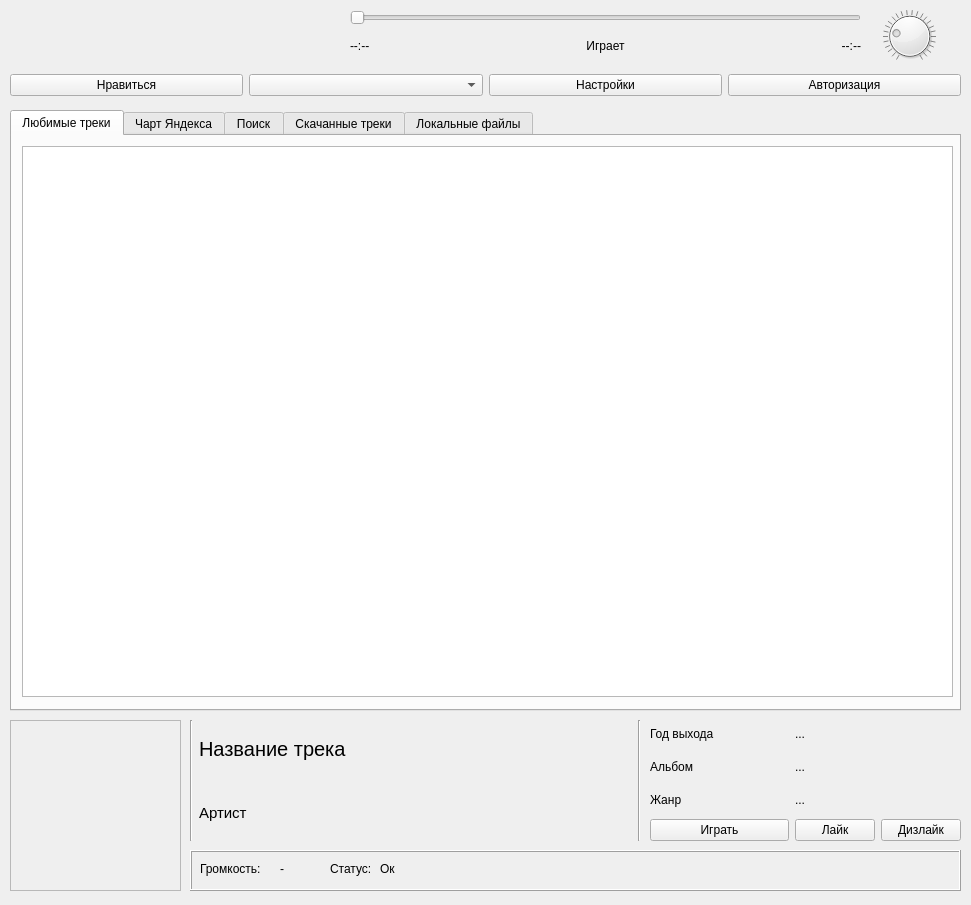
<?xml version="1.0" encoding="UTF-8"?>
<ui version="4.0">
 <class>MainWindow</class>
 <widget class="QMainWindow" name="MainWindow">
  <property name="enabled">
   <bool>true</bool>
  </property>
  <property name="geometry">
   <rect>
    <x>0</x>
    <y>0</y>
    <width>971</width>
    <height>905</height>
   </rect>
  </property>
  <property name="windowTitle">
   <string notr="true">Yandex music player</string>
  </property>
  <property name="windowIcon">
   <iconset>
    <normaloff>icon/music.png</normaloff>icon/music.png</iconset>
  </property>
  <widget class="QWidget" name="centralwidget">
   <widget class="QWidget" name="horizontalLayoutWidget">
    <property name="geometry">
     <rect>
      <x>10</x>
      <y>10</y>
      <width>336</width>
      <height>58</height>
     </rect>
    </property>
    <layout class="QHBoxLayout" name="horizontalLayout">
     <item>
      <widget class="QPushButton" name="back">
       <property name="text">
        <string/>
       </property>
       <property name="icon">
        <iconset>
         <normaloff>icon/back.png</normaloff>icon/back.png</iconset>
       </property>
       <property name="iconSize">
        <size>
         <width>50</width>
         <height>50</height>
        </size>
       </property>
       <property name="flat">
        <bool>true</bool>
       </property>
      </widget>
     </item>
     <item>
      <widget class="QPushButton" name="stop">
       <property name="text">
        <string/>
       </property>
       <property name="icon">
        <iconset>
         <normaloff>icon/stop.png</normaloff>icon/stop.png</iconset>
       </property>
       <property name="iconSize">
        <size>
         <width>50</width>
         <height>50</height>
        </size>
       </property>
       <property name="flat">
        <bool>true</bool>
       </property>
      </widget>
     </item>
     <item>
      <widget class="QPushButton" name="play">
       <property name="focusPolicy">
        <enum>Qt::TabFocus</enum>
       </property>
       <property name="text">
        <string/>
       </property>
       <property name="icon">
        <iconset>
         <normaloff>icon/play.png</normaloff>icon/play.png</iconset>
       </property>
       <property name="iconSize">
        <size>
         <width>50</width>
         <height>50</height>
        </size>
       </property>
       <property name="checkable">
        <bool>false</bool>
       </property>
       <property name="flat">
        <bool>true</bool>
       </property>
      </widget>
     </item>
     <item>
      <widget class="QPushButton" name="pause">
       <property name="text">
        <string/>
       </property>
       <property name="icon">
        <iconset>
         <normaloff>icon/pause.png</normaloff>icon/pause.png</iconset>
       </property>
       <property name="iconSize">
        <size>
         <width>50</width>
         <height>50</height>
        </size>
       </property>
       <property name="flat">
        <bool>true</bool>
       </property>
      </widget>
     </item>
     <item>
      <widget class="QPushButton" name="forward">
       <property name="text">
        <string/>
       </property>
       <property name="icon">
        <iconset>
         <normaloff>icon/forward.png</normaloff>icon/forward.png</iconset>
       </property>
       <property name="iconSize">
        <size>
         <width>50</width>
         <height>50</height>
        </size>
       </property>
       <property name="flat">
        <bool>true</bool>
       </property>
      </widget>
     </item>
    </layout>
   </widget>
   <widget class="QTabWidget" name="tabWidget">
    <property name="geometry">
     <rect>
      <x>10</x>
      <y>110</y>
      <width>951</width>
      <height>601</height>
     </rect>
    </property>
    <property name="currentIndex">
     <number>0</number>
    </property>
    <widget class="QWidget" name="love">
     <attribute name="title">
      <string>Любимые треки</string>
     </attribute>
     <widget class="QListWidget" name="love_track">
      <property name="geometry">
       <rect>
        <x>10</x>
        <y>10</y>
        <width>931</width>
        <height>551</height>
       </rect>
      </property>
     </widget>
    </widget>
    <widget class="QWidget" name="playlist_chart">
     <attribute name="title">
      <string>Чарт Яндекса</string>
     </attribute>
     <widget class="QListWidget" name="list_chart">
      <property name="geometry">
       <rect>
        <x>10</x>
        <y>10</y>
        <width>931</width>
        <height>551</height>
       </rect>
      </property>
     </widget>
    </widget>
    <widget class="QWidget" name="tab_3">
     <attribute name="title">
      <string>Поиск</string>
     </attribute>
     <widget class="QPushButton" name="pushButton_2">
      <property name="geometry">
       <rect>
        <x>838</x>
        <y>10</y>
        <width>101</width>
        <height>31</height>
       </rect>
      </property>
      <property name="text">
       <string>Поиск</string>
      </property>
     </widget>
     <widget class="QTextEdit" name="textEdit">
      <property name="geometry">
       <rect>
        <x>10</x>
        <y>10</y>
        <width>821</width>
        <height>31</height>
       </rect>
      </property>
     </widget>
     <widget class="QListWidget" name="listWidget">
      <property name="geometry">
       <rect>
        <x>10</x>
        <y>50</y>
        <width>931</width>
        <height>511</height>
       </rect>
      </property>
     </widget>
    </widget>
    <widget class="QWidget" name="tab">
     <attribute name="title">
      <string>Скачанные треки</string>
     </attribute>
    </widget>
    <widget class="QWidget" name="tab_2">
     <attribute name="title">
      <string>Локальные файлы</string>
     </attribute>
    </widget>
   </widget>
   <widget class="QWidget" name="horizontalLayoutWidget_3">
    <property name="geometry">
     <rect>
      <x>10</x>
      <y>70</y>
      <width>951</width>
      <height>31</height>
     </rect>
    </property>
    <layout class="QHBoxLayout" name="horizontalLayout_3">
     <item>
      <widget class="QPushButton" name="like">
       <property name="text">
        <string>Нравиться</string>
       </property>
      </widget>
     </item>
     <item>
      <widget class="QComboBox" name="add_playlist"/>
     </item>
     <item>
      <widget class="QPushButton" name="settings">
       <property name="text">
        <string>Настройки</string>
       </property>
       <property name="icon">
        <iconset>
         <normaloff>icon/setting.png</normaloff>icon/setting.png</iconset>
       </property>
      </widget>
     </item>
     <item>
      <widget class="QPushButton" name="auth_yandex">
       <property name="text">
        <string>Авторизация</string>
       </property>
      </widget>
     </item>
    </layout>
   </widget>
   <widget class="QWidget" name="gridLayoutWidget_2">
    <property name="geometry">
     <rect>
      <x>350</x>
      <y>10</y>
      <width>511</width>
      <height>51</height>
     </rect>
    </property>
    <layout class="QGridLayout" name="gridLayout_2">
     <item row="1" column="0">
      <widget class="QLabel" name="pos_track">
       <property name="text">
        <string>--:--</string>
       </property>
      </widget>
     </item>
     <item row="1" column="1">
      <widget class="QLabel" name="label_track">
       <property name="frameShadow">
        <enum>QFrame::Plain</enum>
       </property>
       <property name="text">
        <string>Играет</string>
       </property>
       <property name="alignment">
        <set>Qt::AlignCenter</set>
       </property>
      </widget>
     </item>
     <item row="1" column="2">
      <widget class="QLabel" name="max_track">
       <property name="text">
        <string>--:--</string>
       </property>
       <property name="alignment">
        <set>Qt::AlignRight|Qt::AlignTrailing|Qt::AlignVCenter</set>
       </property>
      </widget>
     </item>
     <item row="0" column="0" colspan="3">
      <widget class="QSlider" name="pos_player">
       <property name="maximum">
        <number>100</number>
       </property>
       <property name="orientation">
        <enum>Qt::Horizontal</enum>
       </property>
      </widget>
     </item>
    </layout>
   </widget>
   <widget class="QWidget" name="gridLayoutWidget_4">
    <property name="geometry">
     <rect>
      <x>650</x>
      <y>720</y>
      <width>311</width>
      <height>121</height>
     </rect>
    </property>
    <layout class="QGridLayout" name="gridLayout_4">
     <item row="1" column="0">
      <widget class="QLabel" name="label_3">
       <property name="text">
        <string>Альбом</string>
       </property>
      </widget>
     </item>
     <item row="3" column="0">
      <layout class="QVBoxLayout" name="verticalLayout_3">
       <item>
        <widget class="QPushButton" name="play_set_track">
         <property name="text">
          <string>Играть</string>
         </property>
        </widget>
       </item>
      </layout>
     </item>
     <item row="3" column="1">
      <layout class="QGridLayout" name="gridLayout_5">
       <item row="0" column="1">
        <widget class="QPushButton" name="pushButton">
         <property name="text">
          <string>Дизлайк</string>
         </property>
        </widget>
       </item>
       <item row="0" column="0">
        <widget class="QPushButton" name="like_set_track">
         <property name="text">
          <string>Лайк</string>
         </property>
        </widget>
       </item>
      </layout>
     </item>
     <item row="1" column="1">
      <widget class="QLabel" name="album_titile">
       <property name="text">
        <string>...</string>
       </property>
      </widget>
     </item>
     <item row="2" column="1">
      <widget class="QLabel" name="genere">
       <property name="text">
        <string>...</string>
       </property>
      </widget>
     </item>
     <item row="2" column="0">
      <widget class="QLabel" name="label_4">
       <property name="text">
        <string>Жанр</string>
       </property>
      </widget>
     </item>
     <item row="0" column="1">
      <widget class="QLabel" name="year_track">
       <property name="text">
        <string>...</string>
       </property>
      </widget>
     </item>
     <item row="0" column="0">
      <widget class="QLabel" name="label">
       <property name="text">
        <string>Год выхода</string>
       </property>
      </widget>
     </item>
    </layout>
   </widget>
   <widget class="QWidget" name="gridLayoutWidget_3">
    <property name="geometry">
     <rect>
      <x>190</x>
      <y>720</y>
      <width>451</width>
      <height>121</height>
     </rect>
    </property>
    <layout class="QGridLayout" name="gridLayout_3">
     <item row="0" column="1">
      <widget class="QLabel" name="name_set_track">
       <property name="font">
        <font>
         <pointsize>15</pointsize>
        </font>
       </property>
       <property name="text">
        <string>Название трека</string>
       </property>
      </widget>
     </item>
     <item row="1" column="1">
      <widget class="QLabel" name="artist_set_track">
       <property name="font">
        <font>
         <pointsize>11</pointsize>
        </font>
       </property>
       <property name="text">
        <string>Артист</string>
       </property>
      </widget>
     </item>
     <item row="0" column="2" rowspan="2">
      <widget class="Line" name="line_5">
       <property name="orientation">
        <enum>Qt::Vertical</enum>
       </property>
      </widget>
     </item>
     <item row="0" column="0" rowspan="2">
      <widget class="Line" name="line">
       <property name="orientation">
        <enum>Qt::Vertical</enum>
       </property>
      </widget>
     </item>
    </layout>
   </widget>
   <widget class="QWidget" name="verticalLayoutWidget">
    <property name="geometry">
     <rect>
      <x>859</x>
      <y>10</y>
      <width>101</width>
      <height>52</height>
     </rect>
    </property>
    <layout class="QVBoxLayout" name="verticalLayout_2">
     <item>
      <widget class="QDial" name="vol">
       <property name="maximum">
        <number>100</number>
       </property>
       <property name="singleStep">
        <number>1</number>
       </property>
       <property name="pageStep">
        <number>0</number>
       </property>
       <property name="value">
        <number>24</number>
       </property>
       <property name="sliderPosition">
        <number>24</number>
       </property>
       <property name="tracking">
        <bool>true</bool>
       </property>
       <property name="invertedAppearance">
        <bool>false</bool>
       </property>
       <property name="invertedControls">
        <bool>false</bool>
       </property>
       <property name="wrapping">
        <bool>false</bool>
       </property>
       <property name="notchesVisible">
        <bool>true</bool>
       </property>
      </widget>
     </item>
    </layout>
   </widget>
   <widget class="QFrame" name="frame">
    <property name="geometry">
     <rect>
      <x>190</x>
      <y>850</y>
      <width>771</width>
      <height>41</height>
     </rect>
    </property>
    <property name="frameShape">
     <enum>QFrame::Box</enum>
    </property>
    <property name="frameShadow">
     <enum>QFrame::Raised</enum>
    </property>
    <widget class="QLabel" name="label_2">
     <property name="geometry">
      <rect>
       <x>10</x>
       <y>10</y>
       <width>81</width>
       <height>17</height>
      </rect>
     </property>
     <property name="text">
      <string>Громкость:</string>
     </property>
    </widget>
    <widget class="QLabel" name="vol_label">
     <property name="geometry">
      <rect>
       <x>90</x>
       <y>10</y>
       <width>41</width>
       <height>17</height>
      </rect>
     </property>
     <property name="text">
      <string>-</string>
     </property>
    </widget>
    <widget class="QLabel" name="label_5">
     <property name="geometry">
      <rect>
       <x>140</x>
       <y>10</y>
       <width>51</width>
       <height>17</height>
      </rect>
     </property>
     <property name="text">
      <string>Статус:</string>
     </property>
    </widget>
    <widget class="QLabel" name="staus_app">
     <property name="geometry">
      <rect>
       <x>190</x>
       <y>10</y>
       <width>341</width>
       <height>17</height>
      </rect>
     </property>
     <property name="text">
      <string>Ок</string>
     </property>
    </widget>
   </widget>
   <widget class="QFrame" name="frame_2">
    <property name="geometry">
     <rect>
      <x>10</x>
      <y>720</y>
      <width>171</width>
      <height>171</height>
     </rect>
    </property>
    <property name="frameShape">
     <enum>QFrame::StyledPanel</enum>
    </property>
    <property name="frameShadow">
     <enum>QFrame::Raised</enum>
    </property>
    <widget class="QLabel" name="image">
     <property name="geometry">
      <rect>
       <x>0</x>
       <y>0</y>
       <width>171</width>
       <height>171</height>
      </rect>
     </property>
     <property name="text">
      <string/>
     </property>
    </widget>
   </widget>
  </widget>
  <action name="show_login">
   <property name="text">
    <string>Авторизация</string>
   </property>
  </action>
  <action name="action_2">
   <property name="text">
    <string>Общие</string>
   </property>
  </action>
  <action name="action_3">
   <property name="text">
    <string>Вид</string>
   </property>
  </action>
  <action name="action_4">
   <property name="text">
    <string>Помочь разработке</string>
   </property>
  </action>
  <action name="action_5">
   <property name="text">
    <string>Мои данные</string>
   </property>
  </action>
  <action name="action_7">
   <property name="text">
    <string>Выйти</string>
   </property>
  </action>
  <action name="action_8">
   <property name="text">
    <string>Соединение</string>
   </property>
  </action>
 </widget>
 <resources/>
 <connections/>
</ui>
